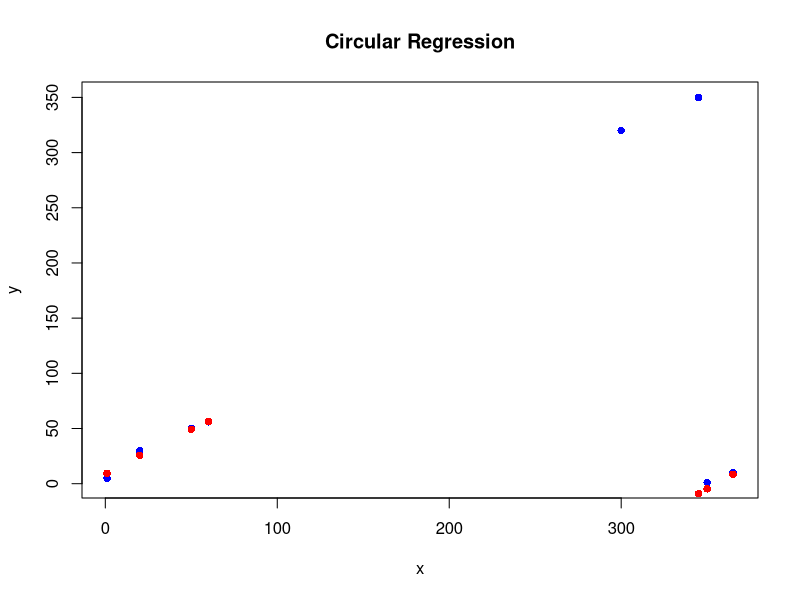
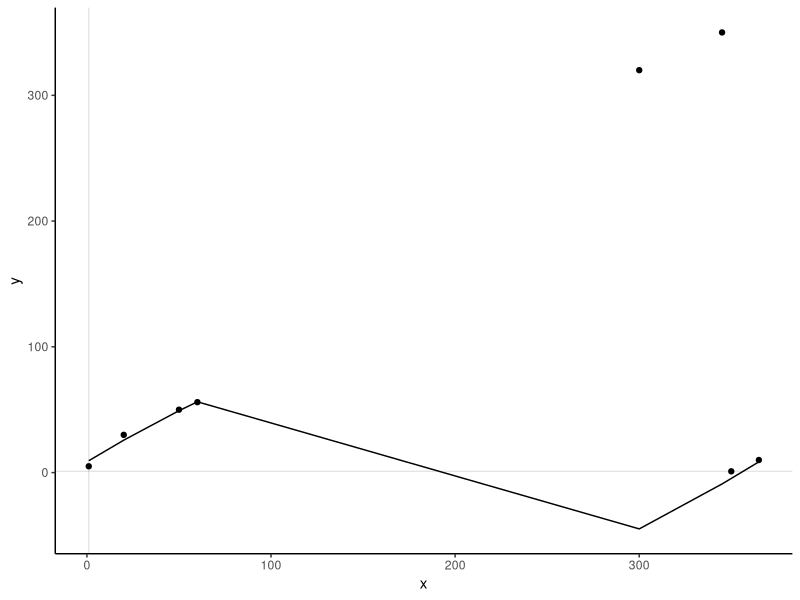
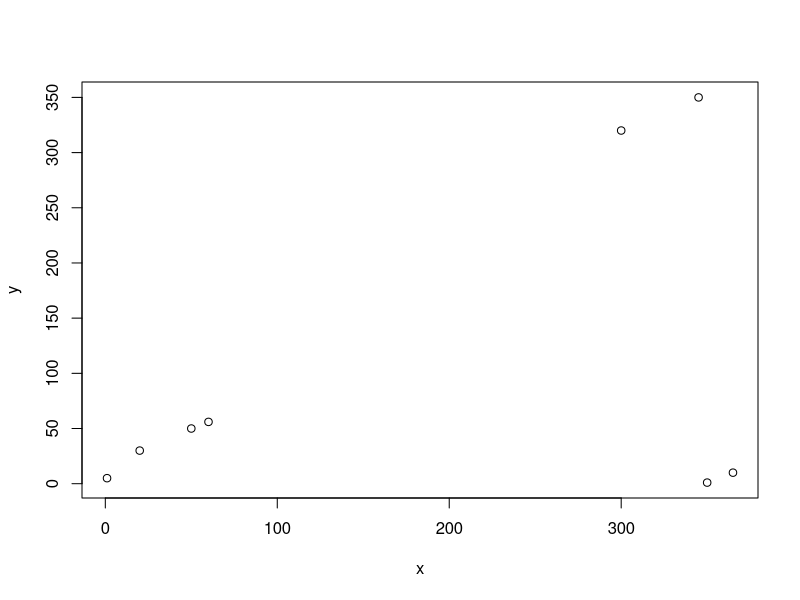
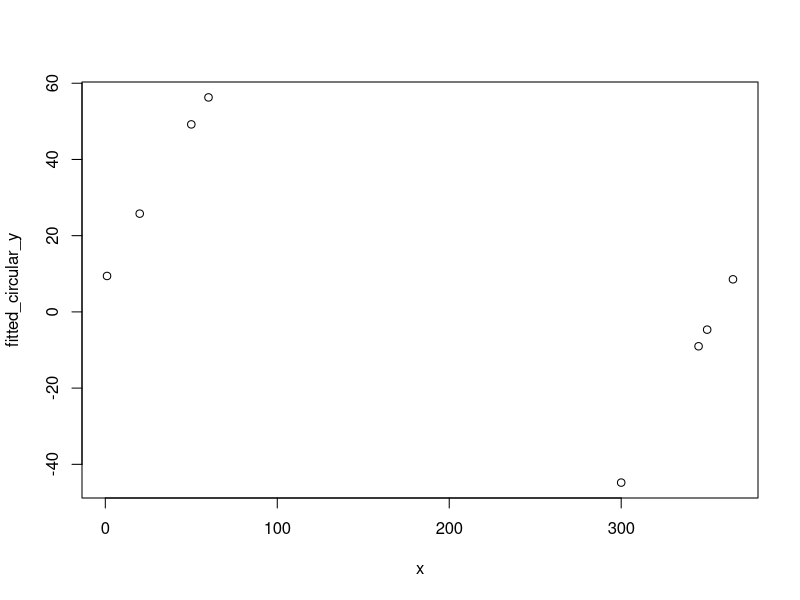
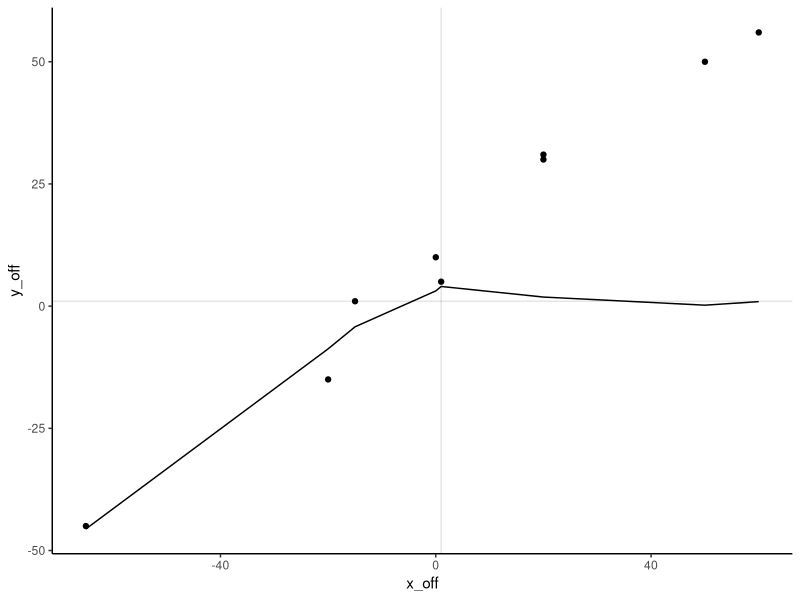
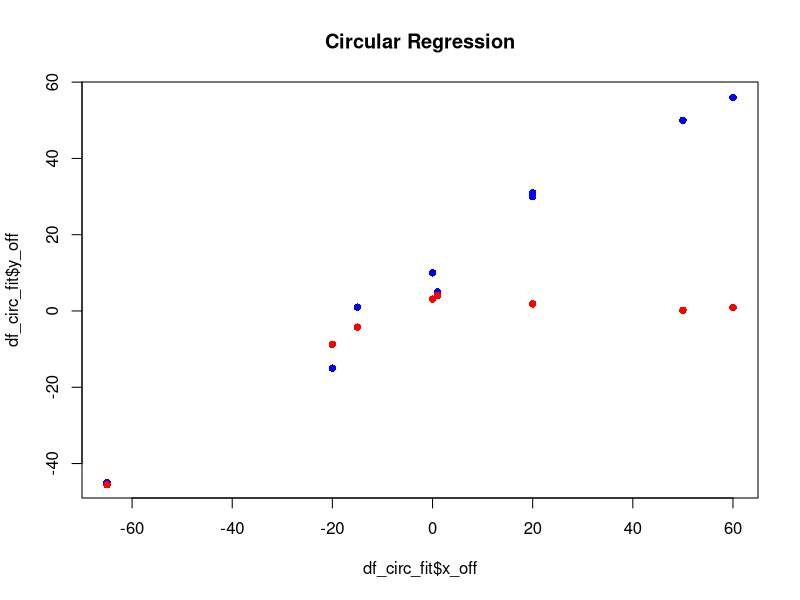
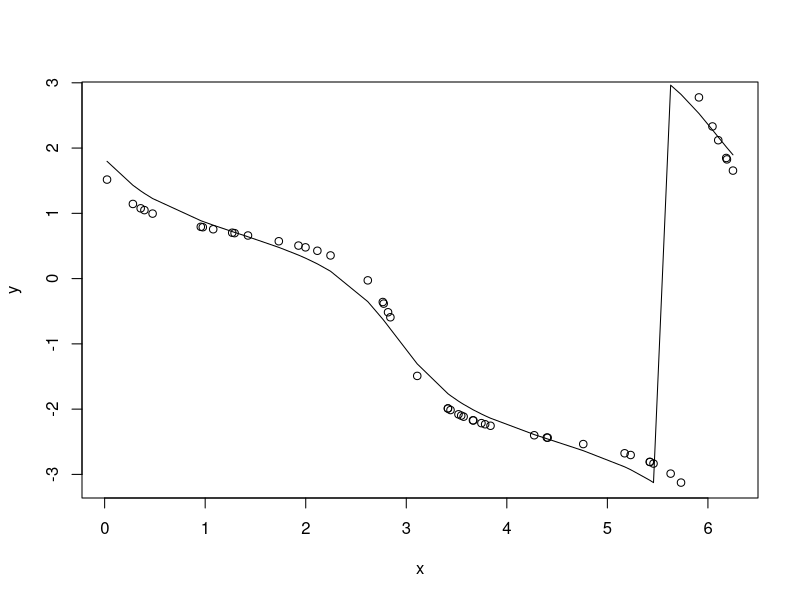

These figures' R source, in order:
#explore circular_circular regression

library(tidyverse)
library(circular)


# library(ggplotly) #can't install
# Generate a data set of dependent circular variables.
x <- seq(1, 365, by = 5)
y <- c(x[-1:-10], x[1:10])

x <- c(1, 20, 50, 60, 300,345, 350, 365)
y <- c(5, 30, 50, 56, 320,350, 1,10 )

# method 1: write in Cartesian coordinate-----
angle_X <- circular(x * 360 / 365, units = "degrees", template = "geographics")
angle_Y <- circular(y * 360 / 365, units = "degrees", template = "geographics")

x_cartesian <- cbind(cos(angle_X*pi/180), sin(angle_X*pi/180))
y_cartesian <- cbind(cos(angle_Y*pi/180), sin(angle_Y*pi/180))

regression_model_y <- lm(y_cartesian ~ x_cartesian)

summary(regression_model_y)

# Getting the fitted values
fitted_values_y <- fitted(regression_model_y)

# Compute the angles from the fitted values
fitted_angles_y <- atan2(fitted_values_y[,2], fitted_values_y[,1]) * (180 / pi)

# Convert to a circular data type
fitted_circular_y <- circular(fitted_angles_y, units = "degrees", template = "geographics")

# Plotting x and y
plot(x, y, col = "blue", pch = 16, main = "Circular Regression")
# Adding x against fitted_circular_y
points(x, fitted_circular_y, col = "red", pch = 16)



ggplot() +
  geom_point(aes(x = x, y = y)) +
  geom_line(aes(x = x, y = fitted_circular_y)) +
  geom_hline(yintercept = 1, alpha = 0.1) +
  geom_vline(xintercept = 1, alpha = 0.1) +
  theme_classic()



plot(x,y)
plot(x,fitted_circular_y)


# method 2: cut off----
# Generate a data set of dependent circular variables.
df<-data.frame(x = c(1, 20,20, 50, 60, 300,345, 350, 365),
               y = c(5, 30,31, 50, 56, 320,350, 1,10 ))

x_den<-density(df$x, from = 1, to = 365)
x_thres <- data.frame(x = x_den$x, y = x_den$y) %>%
  arrange(y) %>%
  head(1) %>%
  pull(x)

y_den<-density(df$y, from = 1, to = 365)
y_thres <- data.frame(x = y_den$x, y = y_den$y) %>%
  arrange(y) %>%
  head(1) %>%
  pull(x)

df_circ<- df %>%
  mutate(x_off = if_else (x > x_thres, x-365,x),
         y_off = if_else (y > y_thres, y-365, y)) %>%
  mutate(x_circ =(x_off/365*360) *pi/180 ,
         y_circ =(y_off/365*360) *pi/180 )

# Fit a circular-circular regression model.
circ.lm <- lm.circular(df_circ$y_circ, df_circ$x_circ, order=1)
circ.lm$p.values

df_circ_fit<-df_circ %>%
  mutate(y_fit_circ = circ.lm$fitted) %>%
  mutate(y_fit = y_fit_circ * 180/pi/360*365)  %>%
  mutate(y_fit_off = if_else(y_fit > y_thres, y_fit-365, y_fit) )

ggplot(df_circ_fit) +
  geom_point(aes(x = x_off, y = y_off)) +
  geom_line(aes(x = x_off, y = y_fit_off)) +
  geom_hline(yintercept = 1, alpha = 0.1) +
  geom_vline(xintercept = 1, alpha = 0.1) +
  theme_classic()

# Plotting x and y
plot(df_circ_fit$x_off, df_circ_fit$y_off, col = "blue", pch = 16, main = "Circular Regression")
# Adding x against fitted_circular_y
points(df_circ_fit$x_off, df_circ_fit$y_fit_off , col = "red", pch = 16)


# why the model can't find the way I build the data
# Generate a data set of dependent circular variables.
x <- circular(runif(50, 0, 2*pi))
y <- atan2(0.15*cos(x) + 0.25*sin(x), 0.35*sin(x)) 
# + 
#   rvonmises(n=50, mu=circular(0), kappa=5)

# Fit a circular-circular regression model.
circ.lm <- lm.circular(y, x, order=1)
# Obtain a crude plot of the data and fitted regression line.
plot.default(x, y)
circ.lm$fitted[circ.lm$fitted>pi] <- circ.lm$fitted[circ.lm$fitted>pi] - 2*pi 

points.default(x[order(x)], circ.lm$fitted[order(x)], type='l')
